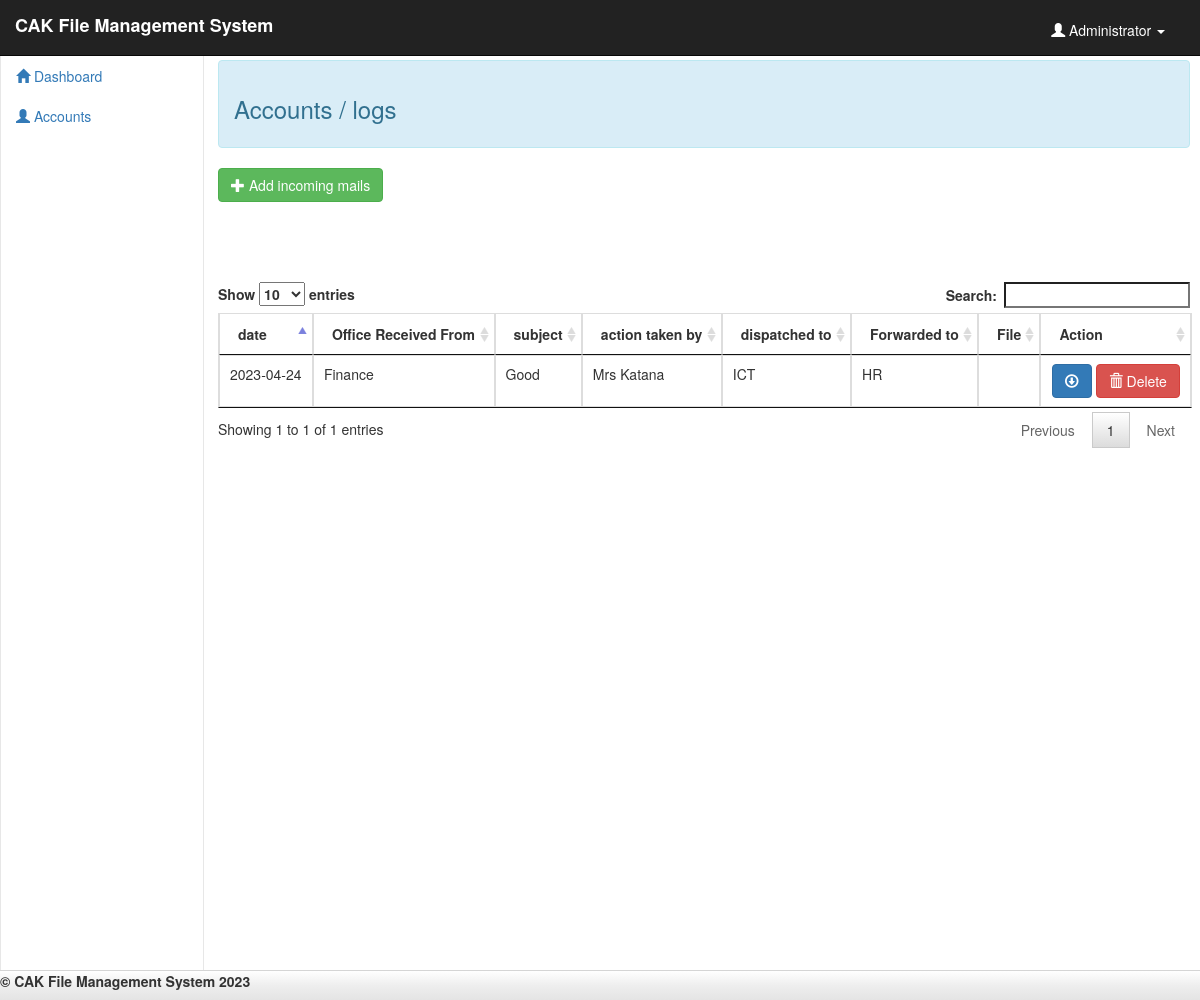
Before: /admin/logs.php (signed in) with the older database file.
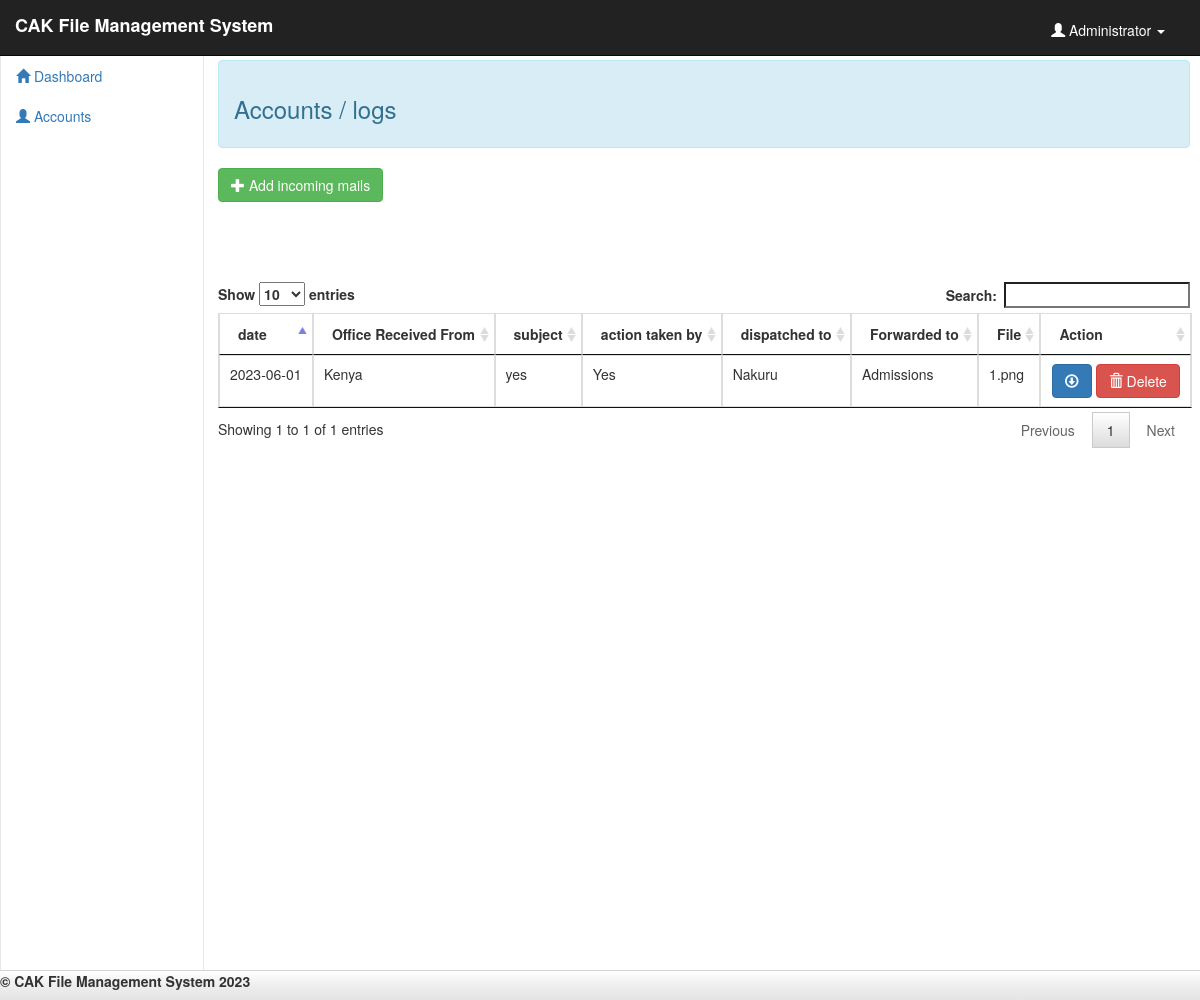
After: the same page with the newer database file.
### tables this page shows
CREATE TABLE `user` (
  `user_id` int(11) NOT NULL,
  `firstname` varchar(50) NOT NULL,
  `lastname` varchar(50) NOT NULL,
  `username` varchar(20) NOT NULL,
  `password` varchar(50) NOT NULL,
  `status` varchar(20) NOT NULL
);

CREATE TABLE `logs` (
  `file_id` int(23) NOT NULL,
  `date` date NOT NULL,
  `Forwarded_to` varchar(50) NOT NULL,
  `subject` varchar(100) NOT NULL,
  `action_taken_by` varchar(30) NOT NULL,
  `dispatched_to` varchar(20) NOT NULL,
  `received_from` varchar(50) NOT NULL,
  `file_path` varchar(100) NOT NULL
);

### admin/logs.php (the view, shortened to what this page needs)
<!DOCTYPE html>
<?php
	require_once 'conn.php'
?>
<html lang = "en">
	<head>
		<link rel = "stylesheet" type = "text/css" href = "css/bootstrap.css" />
		<link rel = "stylesheet" type = "text/css" href = "css/jquery.dataTables.css" />
		<link rel = "stylesheet" type = "text/css" href = "css/style.css" />
	</head>
<body>
	<nav class="navbar navbar-default navbar-fixed-top navbar-inverse">
		<div class="container-fluid">
			<label class="navbar-brand">CAK File Management System</label>
			<?php
				$query = mysqli_query($conn, "SELECT * FROM `user` WHERE `user_id` = '$_SESSION[user]'") or die(mysqli_error());
				$fetch = mysqli_fetch_array($query);
			?>
			<ul class = "nav navbar-right">
				<li class = "dropdown">
					<a class = "user dropdown-toggle" data-toggle = "dropdown" href = "#">
						<span class = "glyphicon glyphicon-user"></span>
						<?php
							echo $fetch['firstname']." ".$fetch['lastname'];
						?>
						<b class = "caret"></b>
					</a>
				</li>
			</ul>
		</div>
	</nav>
	<?php include 'sidebar.php'?>
	<div id = "content">
		<br /><br /><br />
		<div class="alert alert-info"><h3>Accounts / logs</h3></div>
		<button class="btn btn-success" data-toggle="modal" data-target="#form_modal"><span class="glyphicon glyphicon-plus"></span> Add incoming mails</button><br>
		<table id = "table" class="table table-bordered">
			<thead>
				<tr>
					<th>date</th><br>
					<th>Office Received From</th><br>
					<th>subject</th><br>
					<th>action taken by</th><br>
					<th>dispatched to</th>
					<th>Forwarded to</th>
					<th>File</th>
					<th>Action</th>
				</tr>
			</thead>
			<tbody>
				<?php
					$query = mysqli_query($conn, "SELECT * FROM `logs`") or die(mysqli_error());
					while($fetch = mysqli_fetch_array($query)){
				?>
					<tr class="del_logs<?php echo $fetch['file_id']?>">
						<td><?php echo $fetch['date']?></td>
						<td><?php echo $fetch['received_from']?></td>
						<td><?php echo $fetch['subject']?></td>
						<td><?php echo $fetch['action_taken_by']?></td>
						<td><?php echo $fetch['dispatched_to']?></td>
						<td><?php echo $fetch['Forwarded_to']?></td>
						<td><?php echo $fetch['file_path']?></td>
						<td><center><a href="<?php echo $fetch['file_path'] ?>" class="btn btn-primary" download><span class="glyphicon glyphicon-download"></span></a>
						<button class="btn btn-danger btn-delete" id="<?php echo $fetch['file_id']?>" type="button"><span class="glyphicon glyphicon-trash"></span> Delete</button></center></td>
					</tr>
				<?php
					}
				?>
			</tbody>
		</table>
	</div>
	<div id = "footer">
		<label class = "footer-title">&copy; CAK File Management System <?php echo date("Y", strtotime("+8 HOURS"))?></label>
	</div>
</body>
</html>

### admin/sidebar.php (shortened to what this page needs)
<div id="sidebar">
	<ul id = "menu" class = "nav menu">
		<li><a href = "home.php"><i class = "glyphicon glyphicon-home"></i> Dashboard</a></li>
		<li><a href = ""><i class = "glyphicon glyphicon-user"></i> Accounts</a>
		</li>
	</ul>
</div>

### admin/css/style.css (style rules this page uses)
#footer { height:30px; width:100%; background-image: linear-gradient(#FFF, #EEE 50%, #E4E4E4); background-repeat: no-repeat; filter: none; border: 1px solid #D5D5D5; position: fixed; right: 0; left: 0; z-index: 1030; bottom: 0; border-width: 1px 0 0; }
#sidebar { top:55px; width:17%; position:fixed; height:100%; border:1px solid #e7e7e7; }
.user { color:#fff; margin-top:10px; margin-right:20px; }
#content { float:right; width:81%; margin-right:10px; height:1000px; }

Changed rows visible on the page:
removed logs: date "2023-04-24", received_from "Finance", subject "Good", action_taken_by "Mrs Katana", dispatched_to "ICT", Forwarded_to "HR"
added logs: date "2023-06-01", received_from "Kenya", subject "yes", action_taken_by "Yes", dispatched_to "Nakuru", Forwarded_to "Admissions", file_path "1.png"
